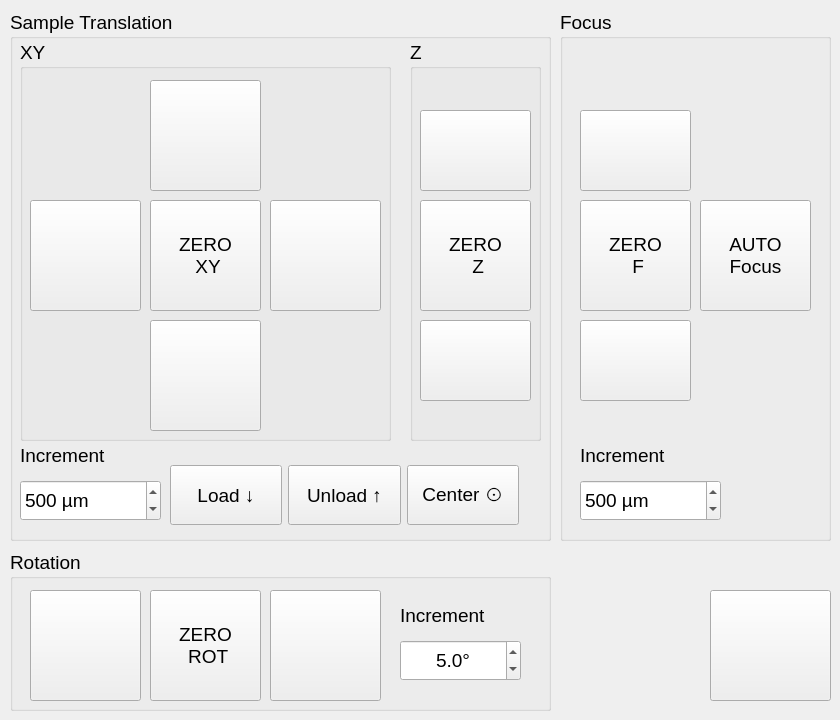
          <widget class="QWidget" name="MovementTabWidget">
           <attribute name="title">
            <string>Movement</string>
           </attribute>
           <widget class="QGroupBox" name="xyzGroupbox">
            <property name="enabled">
             <bool>true</bool>
            </property>
            <property name="geometry">
             <rect>
              <x>10</x>
              <y>10</y>
              <width>541</width>
              <height>531</height>
             </rect>
            </property>
            <property name="font">
             <font>
              <pointsize>14</pointsize>
             </font>
            </property>
            <property name="title">
             <string>Sample Translation</string>
            </property>
            <property name="flat">
             <bool>false</bool>
            </property>
            <widget class="QGroupBox" name="groupBox_4">
             <property name="enabled">
              <bool>true</bool>
             </property>
             <property name="geometry">
              <rect>
               <x>10</x>
               <y>30</y>
               <width>371</width>
               <height>401</height>
              </rect>
             </property>
             <property name="font">
              <font>
               <pointsize>14</pointsize>
              </font>
             </property>
             <property name="title">
              <string>XY</string>
             </property>
             <widget class="QPushButton" name="yPlusButton">
              <property name="enabled">
               <bool>true</bool>
              </property>
              <property name="geometry">
               <rect>
                <x>130</x>
                <y>40</y>
                <width>111</width>
                <height>111</height>
               </rect>
              </property>
              <property name="font">
               <font>
                <weight>50</weight>
                <italic>false</italic>
                <bold>false</bold>
               </font>
              </property>
              <property name="toolTip">
               <string>&lt;html&gt;&lt;head/&gt;&lt;body&gt;&lt;p&gt;Y axis (UP)&lt;/p&gt;&lt;/body&gt;&lt;/html&gt;</string>
              </property>
              <property name="text">
               <string/>
              </property>
              <property name="icon">
               <iconset>
                <normaloff>up-blue.png</normaloff>up-blue.png</iconset>
              </property>
              <property name="iconSize">
               <size>
                <width>80</width>
                <height>80</height>
               </size>
              </property>
              <property name="checkable">
               <bool>false</bool>
              </property>
              <property name="autoRepeat">
               <bool>true</bool>
              </property>
             </widget>
             <widget class="QPushButton" name="xPlusButton">
              <property name="enabled">
               <bool>true</bool>
              </property>
              <property name="geometry">
               <rect>
                <x>250</x>
                <y>160</y>
                <width>111</width>
                <height>111</height>
               </rect>
              </property>
              <property name="font">
               <font>
                <weight>50</weight>
                <bold>false</bold>
               </font>
              </property>
              <property name="toolTip">
               <string>&lt;html&gt;&lt;head/&gt;&lt;body&gt;&lt;p&gt;X axis (Right)&lt;/p&gt;&lt;/body&gt;&lt;/html&gt;</string>
              </property>
              <property name="text">
               <string/>
              </property>
              <property name="icon">
               <iconset>
                <normaloff>right-blue.png</normaloff>right-blue.png</iconset>
              </property>
              <property name="iconSize">
               <size>
                <width>80</width>
                <height>80</height>
               </size>
              </property>
              <property name="autoRepeat">
               <bool>true</bool>
              </property>
             </widget>
             <widget class="QPushButton" name="xMinusButton">
              <property name="enabled">
               <bool>true</bool>
              </property>
              <property name="geometry">
               <rect>
                <x>10</x>
                <y>160</y>
                <width>111</width>
                <height>111</height>
               </rect>
              </property>
              <property name="font">
               <font>
                <weight>50</weight>
                <bold>false</bold>
               </font>
              </property>
              <property name="toolTip">
               <string>&lt;html&gt;&lt;head/&gt;&lt;body&gt;&lt;p&gt;X axis (Left)&lt;/p&gt;&lt;/body&gt;&lt;/html&gt;</string>
              </property>
              <property name="text">
               <string/>
              </property>
              <property name="icon">
               <iconset>
                <normaloff>left-blue.png</normaloff>left-blue.png</iconset>
              </property>
              <property name="iconSize">
               <size>
                <width>80</width>
                <height>80</height>
               </size>
              </property>
              <property name="autoRepeat">
               <bool>true</bool>
              </property>
             </widget>
             <widget class="QPushButton" name="yMinusButton">
              <property name="enabled">
               <bool>true</bool>
              </property>
              <property name="geometry">
               <rect>
                <x>130</x>
                <y>280</y>
                <width>111</width>
                <height>111</height>
               </rect>
              </property>
              <property name="font">
               <font>
                <weight>50</weight>
                <bold>false</bold>
               </font>
              </property>
              <property name="toolTip">
               <string>&lt;html&gt;&lt;head/&gt;&lt;body&gt;&lt;p&gt;Y axis (Down)&lt;/p&gt;&lt;/body&gt;&lt;/html&gt;</string>
              </property>
              <property name="text">
               <string/>
              </property>
              <property name="icon">
               <iconset>
                <normaloff>down-blue.png</normaloff>down-blue.png</iconset>
              </property>
              <property name="iconSize">
               <size>
                <width>80</width>
                <height>80</height>
               </size>
              </property>
              <property name="autoRepeat">
               <bool>true</bool>
              </property>
             </widget>
             <widget class="QPushButton" name="xyZeroButton">
              <property name="enabled">
               <bool>true</bool>
              </property>
              <property name="geometry">
               <rect>
                <x>130</x>
                <y>160</y>
                <width>111</width>
                <height>111</height>
               </rect>
              </property>
              <property name="font">
               <font>
                <pointsize>14</pointsize>
                <weight>50</weight>
                <italic>false</italic>
                <bold>false</bold>
               </font>
              </property>
              <property name="toolTip">
               <string>Make current position 0 (relative)</string>
              </property>
              <property name="text">
               <string>ZERO
 XY</string>
              </property>
              <property name="checkable">
               <bool>true</bool>
              </property>
             </widget>
            </widget>
            <widget class="QGroupBox" name="groupBox_6">
             <property name="enabled">
              <bool>true</bool>
             </property>
             <property name="geometry">
              <rect>
               <x>400</x>
               <y>30</y>
               <width>131</width>
               <height>401</height>
              </rect>
             </property>
             <property name="font">
              <font>
               <pointsize>14</pointsize>
              </font>
             </property>
             <property name="title">
              <string>Z</string>
             </property>
             <widget class="QPushButton" name="zPlusButton">
              <property name="enabled">
               <bool>true</bool>
              </property>
              <property name="geometry">
               <rect>
                <x>10</x>
                <y>70</y>
                <width>111</width>
                <height>81</height>
               </rect>
              </property>
              <property name="font">
               <font>
                <weight>50</weight>
                <italic>false</italic>
                <bold>false</bold>
               </font>
              </property>
              <property name="toolTip">
               <string>&lt;html&gt;&lt;head/&gt;&lt;body&gt;&lt;p&gt;Move the sample forward&lt;/p&gt;&lt;/body&gt;&lt;/html&gt;</string>
              </property>
              <property name="text">
               <string/>
              </property>
              <property name="icon">
               <iconset>
                <normaloff>up-blue.png</normaloff>up-blue.png</iconset>
              </property>
              <property name="iconSize">
               <size>
                <width>80</width>
                <height>80</height>
               </size>
              </property>
              <property name="autoRepeat">
               <bool>true</bool>
              </property>
             </widget>
             <widget class="QPushButton" name="zMinusButton">
              <property name="enabled">
               <bool>true</bool>
              </property>
              <property name="geometry">
               <rect>
                <x>10</x>
                <y>280</y>
                <width>111</width>
                <height>81</height>
               </rect>
              </property>
              <property name="font">
               <font>
                <weight>50</weight>
                <italic>false</italic>
                <bold>false</bold>
               </font>
              </property>
              <property name="toolTip">
               <string>&lt;html&gt;&lt;head/&gt;&lt;body&gt;&lt;p&gt;Move the sample backward&lt;/p&gt;&lt;/body&gt;&lt;/html&gt;</string>
              </property>
              <property name="text">
               <string/>
              </property>
              <property name="icon">
               <iconset>
                <normaloff>down-blue.png</normaloff>down-blue.png</iconset>
              </property>
              <property name="iconSize">
               <size>
                <width>80</width>
                <height>80</height>
               </size>
              </property>
              <property name="autoRepeat">
               <bool>true</bool>
              </property>
             </widget>
             <widget class="QPushButton" name="zZeroButton">
              <property name="enabled">
               <bool>true</bool>
              </property>
              <property name="geometry">
               <rect>
                <x>10</x>
                <y>160</y>
                <width>111</width>
                <height>111</height>
               </rect>
              </property>
              <property name="font">
               <font>
                <pointsize>14</pointsize>
                <weight>50</weight>
                <italic>false</italic>
                <bold>false</bold>
               </font>
              </property>
              <property name="toolTip">
               <string>Make current position 0 (relative)</string>
              </property>
              <property name="text">
               <string>ZERO
 Z</string>
              </property>
              <property name="checkable">
               <bool>true</bool>
              </property>
             </widget>
            </widget>
            <widget class="QLabel" name="label_13">
             <property name="enabled">
              <bool>true</bool>
             </property>
             <property name="geometry">
              <rect>
               <x>10</x>
               <y>430</y>
               <width>141</width>
               <height>31</height>
              </rect>
             </property>
             <property name="font">
              <font>
               <pointsize>14</pointsize>
              </font>
             </property>
             <property name="text">
              <string>Increment</string>
             </property>
            </widget>
            <widget class="QSpinBox" name="xyzIncrementSpinbox">
             <property name="enabled">
              <bool>true</bool>
             </property>
             <property name="geometry">
              <rect>
               <x>10</x>
               <y>470</y>
               <width>141</width>
               <height>41</height>
              </rect>
             </property>
             <property name="font">
              <font>
               <pointsize>14</pointsize>
              </font>
             </property>
             <property name="suffix">
              <string> µm </string>
             </property>
             <property name="maximum">
              <number>1000</number>
             </property>
             <property name="value">
              <number>500</number>
             </property>
            </widget>
            <widget class="QWidget" name="layoutWidget">
             <property name="geometry">
              <rect>
               <x>160</x>
               <y>440</y>
               <width>349</width>
               <height>91</height>
              </rect>
             </property>
             <layout class="QHBoxLayout" name="horizontalLayout_5">
              <item>
               <widget class="QPushButton" name="xyzLoadButton">
                <property name="enabled">
                 <bool>true</bool>
                </property>
                <property name="minimumSize">
                 <size>
                  <width>0</width>
                  <height>60</height>
                 </size>
                </property>
                <property name="font">
                 <font>
                  <pointsize>14</pointsize>
                  <weight>50</weight>
                  <bold>false</bold>
                 </font>
                </property>
                <property name="toolTip">
                 <string>&lt;html&gt;&lt;head/&gt;&lt;body&gt;&lt;p&gt;Move the sample down to a pre-defined position.&lt;/p&gt;&lt;/body&gt;&lt;/html&gt;</string>
                </property>
                <property name="text">
                 <string>Load ↓</string>
                </property>
               </widget>
              </item>
              <item>
               <widget class="QPushButton" name="xyzUnloadButton">
                <property name="enabled">
                 <bool>true</bool>
                </property>
                <property name="minimumSize">
                 <size>
                  <width>0</width>
                  <height>60</height>
                 </size>
                </property>
                <property name="font">
                 <font>
                  <pointsize>14</pointsize>
                  <weight>50</weight>
                  <bold>false</bold>
                 </font>
                </property>
                <property name="toolTip">
                 <string>&lt;html&gt;&lt;head/&gt;&lt;body&gt;&lt;p&gt;Move the sample up to a pre-defined position.&lt;/p&gt;&lt;/body&gt;&lt;/html&gt;</string>
                </property>
                <property name="text">
                 <string>Unload ↑</string>
                </property>
               </widget>
              </item>
              <item>
               <widget class="QPushButton" name="centerButton">
                <property name="minimumSize">
                 <size>
                  <width>0</width>
                  <height>60</height>
                 </size>
                </property>
                <property name="font">
                 <font>
                  <pointsize>14</pointsize>
                 </font>
                </property>
                <property name="toolTip">
                 <string>&lt;html&gt;&lt;head/&gt;&lt;body&gt;&lt;p&gt;Move the sample holder to the chamber center in XZ plane.&lt;/p&gt;&lt;/body&gt;&lt;/html&gt;</string>
                </property>
                <property name="text">
                 <string>Center ⊙</string>
                </property>
               </widget>
              </item>
             </layout>
            </widget>
           </widget>
           <widget class="QGroupBox" name="focusGroupbox">
            <property name="enabled">
             <bool>true</bool>
            </property>
            <property name="geometry">
             <rect>
              <x>560</x>
              <y>10</y>
              <width>271</width>
              <height>531</height>
             </rect>
            </property>
            <property name="font">
             <font>
              <pointsize>14</pointsize>
             </font>
            </property>
            <property name="title">
             <string>Focus</string>
            </property>
            <widget class="QPushButton" name="focusPlusButton">
             <property name="enabled">
              <bool>true</bool>
             </property>
             <property name="geometry">
              <rect>
               <x>20</x>
               <y>100</y>
               <width>111</width>
               <height>81</height>
              </rect>
             </property>
             <property name="font">
              <font>
               <weight>50</weight>
               <italic>false</italic>
               <bold>false</bold>
              </font>
             </property>
             <property name="toolTip">
              <string>&lt;html&gt;&lt;head/&gt;&lt;body&gt;&lt;p&gt;Move the detection objective (refocus)&lt;/p&gt;&lt;/body&gt;&lt;/html&gt;</string>
             </property>
             <property name="text">
              <string/>
             </property>
             <property name="icon">
              <iconset>
               <normaloff>up-green.png</normaloff>up-green.png</iconset>
             </property>
             <property name="iconSize">
              <size>
               <width>80</width>
               <height>80</height>
              </size>
             </property>
             <property name="autoRepeat">
              <bool>true</bool>
             </property>
            </widget>
            <widget class="QPushButton" name="focusZeroButton">
             <property name="enabled">
              <bool>true</bool>
             </property>
             <property name="geometry">
              <rect>
               <x>20</x>
               <y>190</y>
               <width>111</width>
               <height>111</height>
              </rect>
             </property>
             <property name="font">
              <font>
               <pointsize>14</pointsize>
               <weight>50</weight>
               <italic>false</italic>
               <bold>false</bold>
              </font>
             </property>
             <property name="toolTip">
              <string>Make current position 0 (relative)</string>
             </property>
             <property name="text">
              <string>ZERO
 F</string>
             </property>
             <property name="checkable">
              <bool>true</bool>
             </property>
            </widget>
            <widget class="QPushButton" name="focusMinusButton">
             <property name="enabled">
              <bool>true</bool>
             </property>
             <property name="geometry">
              <rect>
               <x>20</x>
               <y>310</y>
               <width>111</width>
               <height>81</height>
              </rect>
             </property>
             <property name="font">
              <font>
               <weight>50</weight>
               <italic>false</italic>
               <bold>false</bold>
              </font>
             </property>
             <property name="toolTip">
              <string>&lt;html&gt;&lt;head/&gt;&lt;body&gt;&lt;p&gt;Move the detection objective (refocus)&lt;/p&gt;&lt;/body&gt;&lt;/html&gt;</string>
             </property>
             <property name="text">
              <string/>
             </property>
             <property name="icon">
              <iconset>
               <normaloff>down-green.png</normaloff>down-green.png</iconset>
             </property>
             <property name="iconSize">
              <size>
               <width>80</width>
               <height>80</height>
              </size>
             </property>
             <property name="autoRepeat">
              <bool>true</bool>
             </property>
            </widget>
            <widget class="QSpinBox" name="focusIncrementSpinbox">
             <property name="enabled">
              <bool>true</bool>
             </property>
             <property name="geometry">
              <rect>
               <x>20</x>
               <y>470</y>
               <width>141</width>
               <height>41</height>
              </rect>
             </property>
             <property name="font">
              <font>
               <pointsize>14</pointsize>
              </font>
             </property>
             <property name="suffix">
              <string> µm</string>
             </property>
             <property name="maximum">
              <number>1000</number>
             </property>
             <property name="value">
              <number>500</number>
             </property>
            </widget>
            <widget class="QLabel" name="label_14">
             <property name="enabled">
              <bool>true</bool>
             </property>
             <property name="geometry">
              <rect>
               <x>20</x>
               <y>430</y>
               <width>141</width>
               <height>31</height>
              </rect>
             </property>
             <property name="font">
              <font>
               <pointsize>14</pointsize>
              </font>
             </property>
             <property name="text">
              <string>Increment</string>
             </property>
            </widget>
            <widget class="QPushButton" name="focusAutoButton">
             <property name="enabled">
              <bool>true</bool>
             </property>
             <property name="geometry">
              <rect>
               <x>140</x>
               <y>190</y>
               <width>111</width>
               <height>111</height>
              </rect>
             </property>
             <property name="font">
              <font>
               <pointsize>14</pointsize>
               <weight>50</weight>
               <italic>false</italic>
               <bold>false</bold>
              </font>
             </property>
             <property name="toolTip">
              <string>Autofocus Menu</string>
             </property>
             <property name="text">
              <string>AUTO
Focus</string>
             </property>
             <property name="checkable">
              <bool>false</bool>
             </property>
            </widget>
           </widget>
           <widget class="QGroupBox" name="rotGroupbox">
            <property name="enabled">
             <bool>true</bool>
            </property>
            <property name="geometry">
             <rect>
              <x>10</x>
              <y>550</y>
              <width>541</width>
              <height>161</height>
             </rect>
            </property>
            <property name="font">
             <font>
              <pointsize>14</pointsize>
             </font>
            </property>
            <property name="title">
             <string>Rotation</string>
            </property>
            <widget class="QPushButton" name="rotMinusButton">
             <property name="enabled">
              <bool>true</bool>
             </property>
             <property name="geometry">
              <rect>
               <x>20</x>
               <y>40</y>
               <width>111</width>
               <height>111</height>
              </rect>
             </property>
             <property name="font">
              <font>
               <weight>50</weight>
               <italic>false</italic>
               <bold>false</bold>
              </font>
             </property>
             <property name="text">
              <string/>
             </property>
             <property name="icon">
              <iconset>
               <normaloff>left-red.png</normaloff>left-red.png</iconset>
             </property>
             <property name="iconSize">
              <size>
               <width>80</width>
               <height>80</height>
              </size>
             </property>
             <property name="autoRepeat">
              <bool>true</bool>
             </property>
            </widget>
            <widget class="QPushButton" name="rotPlusButton">
             <property name="enabled">
              <bool>true</bool>
             </property>
             <property name="geometry">
              <rect>
               <x>260</x>
               <y>40</y>
               <width>111</width>
               <height>111</height>
              </rect>
             </property>
             <property name="font">
              <font>
               <weight>50</weight>
               <italic>false</italic>
               <bold>false</bold>
              </font>
             </property>
             <property name="text">
              <string/>
             </property>
             <property name="icon">
              <iconset>
               <normaloff>right-red.png</normaloff>right-red.png</iconset>
             </property>
             <property name="iconSize">
              <size>
               <width>80</width>
               <height>80</height>
              </size>
             </property>
             <property name="autoRepeat">
              <bool>true</bool>
             </property>
            </widget>
            <widget class="QLabel" name="label_18">
             <property name="enabled">
              <bool>true</bool>
             </property>
             <property name="geometry">
              <rect>
               <x>390</x>
               <y>50</y>
               <width>141</width>
               <height>31</height>
              </rect>
             </property>
             <property name="font">
              <font>
               <pointsize>14</pointsize>
              </font>
             </property>
             <property name="text">
              <string>Increment</string>
             </property>
            </widget>
            <widget class="QDoubleSpinBox" name="rotIncrementSpinbox">
             <property name="enabled">
              <bool>true</bool>
             </property>
             <property name="geometry">
              <rect>
               <x>390</x>
               <y>90</y>
               <width>121</width>
               <height>41</height>
              </rect>
             </property>
             <property name="font">
              <font>
               <pointsize>14</pointsize>
              </font>
             </property>
             <property name="alignment">
              <set>Qt::AlignCenter</set>
             </property>
             <property name="suffix">
              <string>°</string>
             </property>
             <property name="decimals">
              <number>1</number>
             </property>
             <property name="minimum">
              <double>-181.000000000000000</double>
             </property>
             <property name="maximum">
              <double>181.000000000000000</double>
             </property>
             <property name="singleStep">
              <double>0.100000000000000</double>
             </property>
             <property name="value">
              <double>5.000000000000000</double>
             </property>
            </widget>
            <widget class="QPushButton" name="rotZeroButton">
             <property name="enabled">
              <bool>true</bool>
             </property>
             <property name="geometry">
              <rect>
               <x>140</x>
               <y>40</y>
               <width>111</width>
               <height>111</height>
              </rect>
             </property>
             <property name="font">
              <font>
               <pointsize>14</pointsize>
               <weight>50</weight>
               <italic>false</italic>
               <bold>false</bold>
              </font>
             </property>
             <property name="text">
              <string>ZERO 
 ROT</string>
             </property>
             <property name="checkable">
              <bool>true</bool>
             </property>
            </widget>
           </widget>
           <widget class="QPushButton" name="xyzrotStopButton">
            <property name="enabled">
             <bool>true</bool>
            </property>
            <property name="geometry">
             <rect>
              <x>710</x>
              <y>590</y>
              <width>121</width>
              <height>111</height>
             </rect>
            </property>
            <property name="font">
             <font>
              <pointsize>16</pointsize>
              <weight>50</weight>
              <bold>false</bold>
             </font>
            </property>
            <property name="toolTip">
             <string>&lt;html&gt;&lt;head/&gt;&lt;body&gt;&lt;p&gt;Abort all motion.&lt;/p&gt;&lt;/body&gt;&lt;/html&gt;</string>
            </property>
            <property name="autoFillBackground">
             <bool>false</bool>
            </property>
            <property name="text">
             <string/>
            </property>
            <property name="icon">
             <iconset>
              <normaloff>stop-stages.png</normaloff>stop-stages.png</iconset>
            </property>
            <property name="iconSize">
             <size>
              <width>100</width>
              <height>100</height>
             </size>
            </property>
           </widget>
          </widget>
